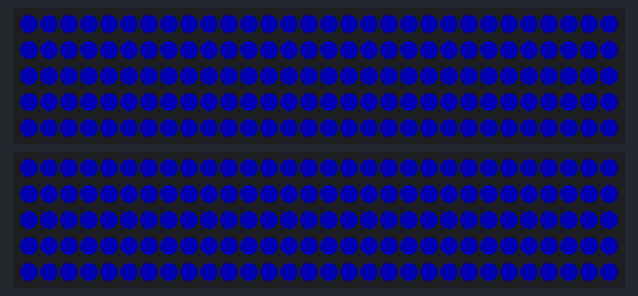
The sketch below on a simulated Arduino Uno, built with avr-gcc and run on an emulated ATmega328P. On the bench: 2 × 150 RGB LEDs in strip order, left to right, continuing on the next row. Dim RGB values are drawn brighter than linear; random numbers use the default seed unless the sketch sets one.

Above: at 1.4 s.
At 17.6 s:
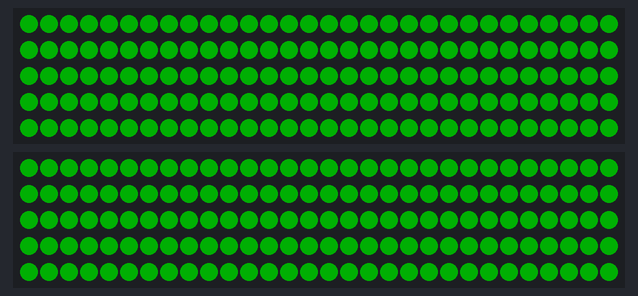
At 27.0 s:
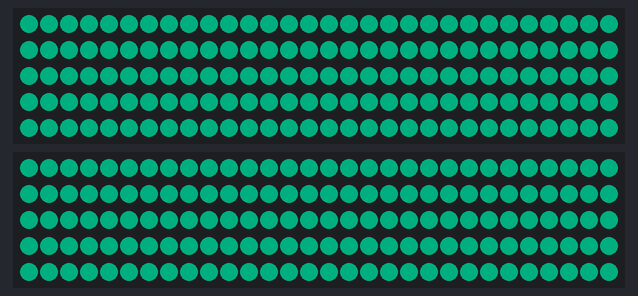
At 29.7 s:
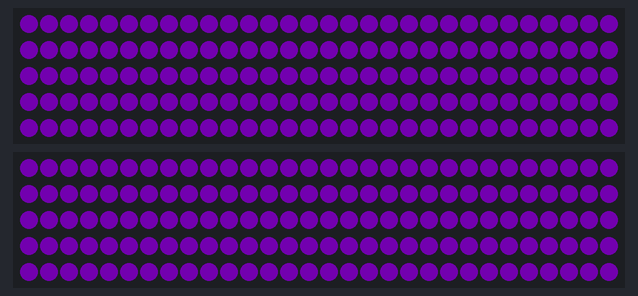
At 36.5 s:
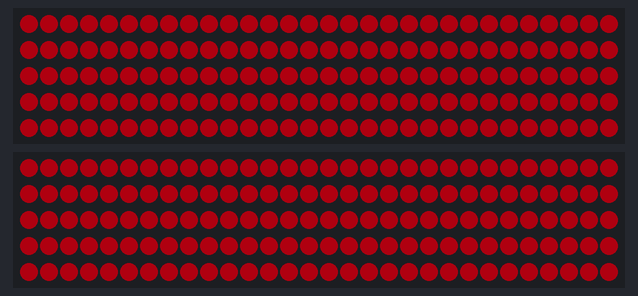
At 37.8 s:
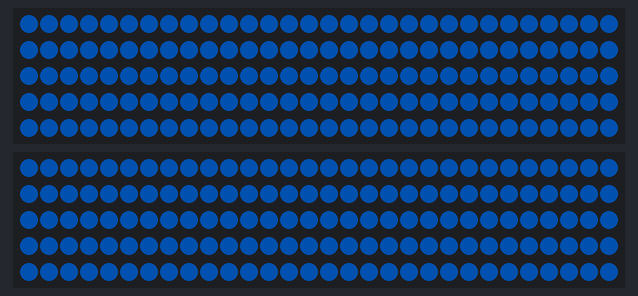

Measured:
- what the display in image 0 shows lasts 1.3 s, from 1.4 s to 2.7 s

The sketch:

sketch_mar28b_3.ino
```cpp
#include<NeoPixelBus.h>
#include <NeoPixelAnimator.h>


const uint16_t PixelCount = 150;
const uint16_t PixelPin1 = 12;
const uint16_t PixelPin2 = 13;
//const uint16_t AnimCount = PixelCount / 5 * 2 + 1;
//const uint16_t PixelFadeDuration = 300;
//const uint16_t NextPixelMoveDuration = 1000 / PixelCount;

NeoGamma<NeoGammaTableMethod> colorGamma;

NeoPixelBus<NeoGrbFeature, Neo800KbpsMethod> strip1(PixelCount, PixelPin1);
NeoPixelBus<NeoGrbFeature, Neo800KbpsMethod> strip2(PixelCount, PixelPin2);
/*
struct MyAnimationState
{
    RgbColor StartingColor;
    RgbColor EndingColor;
    uint16_t IndexPixel;
};

NeoPixelAnimator animations(AnimCount);
MyAnimationState animationState[AnimCount];
uint16_t frontPixel = 0;
RgbColor frontColor;

void SetRandomSeed()
{
    uint32_t seed;


    seed = analogRead(0);
    delay(1);

    for (int shifts = 3; shifts < 31; shifts += 3)
    {
        seed ^= analogRead(0) << shifts;
        delay(1);
    }

    // Serial.println(seed);
    randomSeed(seed);
}

void FadeOutAnimUpdate(const AnimationParam& param)
{

    RgbColor updatedColor = RgbColor::LinearBlend(
        animationState[param.index].StartingColor,
        animationState[param.index].EndingColor,
        param.progress);

    strip1.SetPixelColor(animationState[param.index].IndexPixel, colorGamma.Correct(updatedColor));
    strip2.SetPixelColor(animationState[param.index].IndexPixel, colorGamma.Correct(updatedColor));
}

void LoopAnimUpdate(const AnimationParam& param)
{

    if (param.state == AnimationState_Completed)
    {

        animations.RestartAnimation(param.index);


        frontPixel = (frontPixel + 1) % PixelCount;
        if (frontPixel == 0)
        {

            frontColor = HslColor(random(360) / 360.0f, 1.0f, 0.25f);
        }

        uint16_t indexAnim;

        if (animations.NextAvailableAnimation(&indexAnim, 1))
        {
            animationState[indexAnim].StartingColor = frontColor;
            animationState[indexAnim].EndingColor = RgbColor(0, 0, 0);
            animationState[indexAnim].IndexPixel = frontPixel;

            animations.StartAnimation(indexAnim, PixelFadeDuration, FadeOutAnimUpdate);
        }
    }
}
*/
void setup()
{
    strip1.Begin();
    strip1.Show();

    strip2.Begin();
    strip2.Show();

//    SetRandomSeed();


//    animations.StartAnimation(0, NextPixelMoveDuration, LoopAnimUpdate);
}


void loop()
{

    //animations.UpdateAnimations();

    RgbColor updatedColor = HslColor(random(360) / 360.0f, 1.0f, 0.25f);

    for (int i=0; i<150; i++)
    {
      strip1.SetPixelColor(i, colorGamma.Correct(updatedColor));
      strip2.SetPixelColor(i, colorGamma.Correct(updatedColor));
    }

    delay(1000);

    strip1.Show();
    strip2.Show();
}
```
